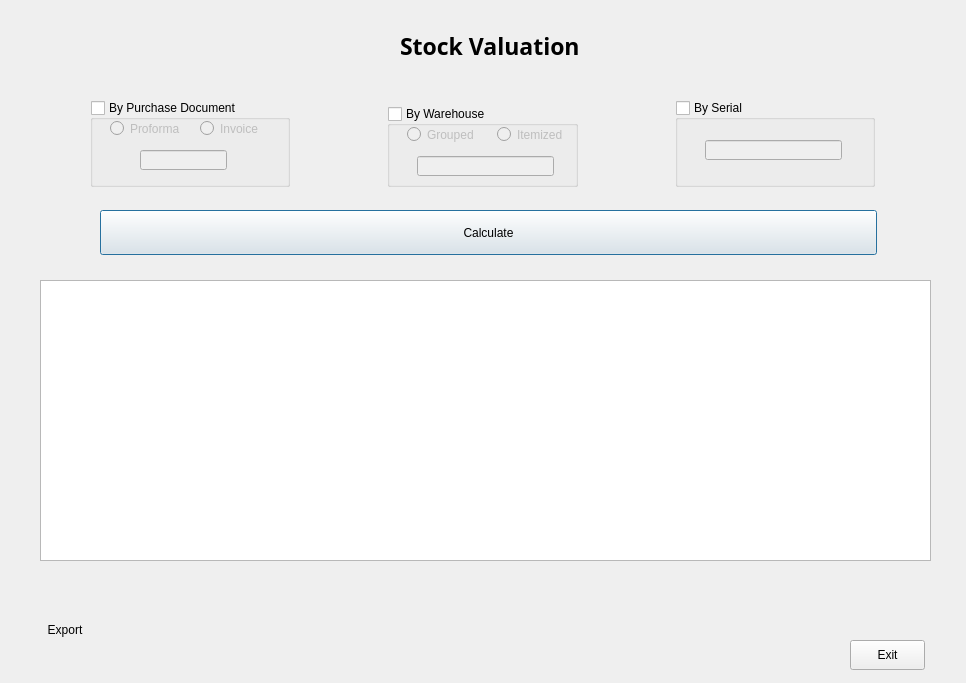
<?xml version="1.0" encoding="UTF-8"?>
<ui version="4.0">
 <class>Dialog</class>
 <widget class="QDialog" name="Dialog">
  <property name="geometry">
   <rect>
    <x>0</x>
    <y>0</y>
    <width>966</width>
    <height>683</height>
   </rect>
  </property>
  <property name="windowTitle">
   <string>Dialog</string>
  </property>
  <widget class="QGroupBox" name="by_document">
   <property name="geometry">
    <rect>
     <x>90</x>
     <y>100</y>
     <width>200</width>
     <height>87</height>
    </rect>
   </property>
   <property name="title">
    <string>By Purchase Document</string>
   </property>
   <property name="checkable">
    <bool>true</bool>
   </property>
   <property name="checked">
    <bool>false</bool>
   </property>
   <widget class="QRadioButton" name="proforma">
    <property name="geometry">
     <rect>
      <x>20</x>
      <y>20</y>
      <width>82</width>
      <height>17</height>
     </rect>
    </property>
    <property name="text">
     <string>Proforma</string>
    </property>
   </widget>
   <widget class="QRadioButton" name="invoice">
    <property name="geometry">
     <rect>
      <x>110</x>
      <y>20</y>
      <width>82</width>
      <height>17</height>
     </rect>
    </property>
    <property name="text">
     <string>Invoice</string>
    </property>
   </widget>
   <widget class="QLineEdit" name="document">
    <property name="geometry">
     <rect>
      <x>50</x>
      <y>50</y>
      <width>87</width>
      <height>20</height>
     </rect>
    </property>
   </widget>
  </widget>
  <widget class="QGroupBox" name="by_warehouse">
   <property name="geometry">
    <rect>
     <x>387</x>
     <y>106</y>
     <width>191</width>
     <height>81</height>
    </rect>
   </property>
   <property name="title">
    <string>By Warehouse</string>
   </property>
   <property name="checkable">
    <bool>true</bool>
   </property>
   <property name="checked">
    <bool>false</bool>
   </property>
   <widget class="QLineEdit" name="warehouse">
    <property name="geometry">
     <rect>
      <x>30</x>
      <y>50</y>
      <width>137</width>
      <height>20</height>
     </rect>
    </property>
   </widget>
   <widget class="QRadioButton" name="warehouse_grouped">
    <property name="geometry">
     <rect>
      <x>20</x>
      <y>20</y>
      <width>71</width>
      <height>17</height>
     </rect>
    </property>
    <property name="text">
     <string>Grouped</string>
    </property>
   </widget>
   <widget class="QRadioButton" name="warehouse_itemized">
    <property name="geometry">
     <rect>
      <x>110</x>
      <y>20</y>
      <width>82</width>
      <height>17</height>
     </rect>
    </property>
    <property name="text">
     <string>Itemized</string>
    </property>
   </widget>
  </widget>
  <widget class="QGroupBox" name="by_serial">
   <property name="geometry">
    <rect>
     <x>675</x>
     <y>100</y>
     <width>200</width>
     <height>87</height>
    </rect>
   </property>
   <property name="title">
    <string>By Serial</string>
   </property>
   <property name="checkable">
    <bool>true</bool>
   </property>
   <property name="checked">
    <bool>false</bool>
   </property>
   <widget class="QLineEdit" name="serial">
    <property name="geometry">
     <rect>
      <x>30</x>
      <y>40</y>
      <width>137</width>
      <height>20</height>
     </rect>
    </property>
   </widget>
  </widget>
  <widget class="QLabel" name="label_2">
   <property name="geometry">
    <rect>
     <x>400</x>
     <y>30</y>
     <width>181</width>
     <height>31</height>
    </rect>
   </property>
   <property name="font">
    <font>
     <family>Century Gothic</family>
     <pointsize>17</pointsize>
     <weight>75</weight>
     <bold>true</bold>
    </font>
   </property>
   <property name="text">
    <string>Stock Valuation</string>
   </property>
  </widget>
  <widget class="QPushButton" name="calculate">
   <property name="geometry">
    <rect>
     <x>100</x>
     <y>210</y>
     <width>777</width>
     <height>45</height>
    </rect>
   </property>
   <property name="text">
    <string>Calculate</string>
   </property>
  </widget>
  <widget class="QPushButton" name="exit">
   <property name="geometry">
    <rect>
     <x>850</x>
     <y>640</y>
     <width>75</width>
     <height>30</height>
    </rect>
   </property>
   <property name="text">
    <string>Exit</string>
   </property>
  </widget>
  <widget class="QTableView" name="view">
   <property name="geometry">
    <rect>
     <x>40</x>
     <y>280</y>
     <width>891</width>
     <height>281</height>
    </rect>
   </property>
   <property name="selectionMode">
    <enum>QAbstractItemView::ExtendedSelection</enum>
   </property>
   <property name="selectionBehavior">
    <enum>QAbstractItemView::SelectRows</enum>
   </property>
  </widget>
  <widget class="QToolButton" name="export_">
   <property name="geometry">
    <rect>
     <x>30</x>
     <y>600</y>
     <width>70</width>
     <height>60</height>
    </rect>
   </property>
   <property name="minimumSize">
    <size>
     <width>70</width>
     <height>60</height>
    </size>
   </property>
   <property name="maximumSize">
    <size>
     <width>70</width>
     <height>60</height>
    </size>
   </property>
   <property name="text">
    <string>Export</string>
   </property>
   <property name="icon">
    <iconset resource="../app/icons.qrc">
     <normaloff>:/excel</normaloff>:/excel</iconset>
   </property>
   <property name="iconSize">
    <size>
     <width>40</width>
     <height>40</height>
    </size>
   </property>
   <property name="toolButtonStyle">
    <enum>Qt::ToolButtonTextUnderIcon</enum>
   </property>
   <property name="autoRaise">
    <bool>true</bool>
   </property>
  </widget>
 </widget>
 <resources>
  <include location="../app/icons.qrc"/>
 </resources>
 <connections>
  <connection>
   <sender>exit</sender>
   <signal>clicked()</signal>
   <receiver>Dialog</receiver>
   <slot>accept()</slot>
   <hints>
    <hint type="sourcelabel">
     <x>869</x>
     <y>646</y>
    </hint>
    <hint type="destinationlabel">
     <x>568</x>
     <y>607</y>
    </hint>
   </hints>
  </connection>
 </connections>
</ui>
